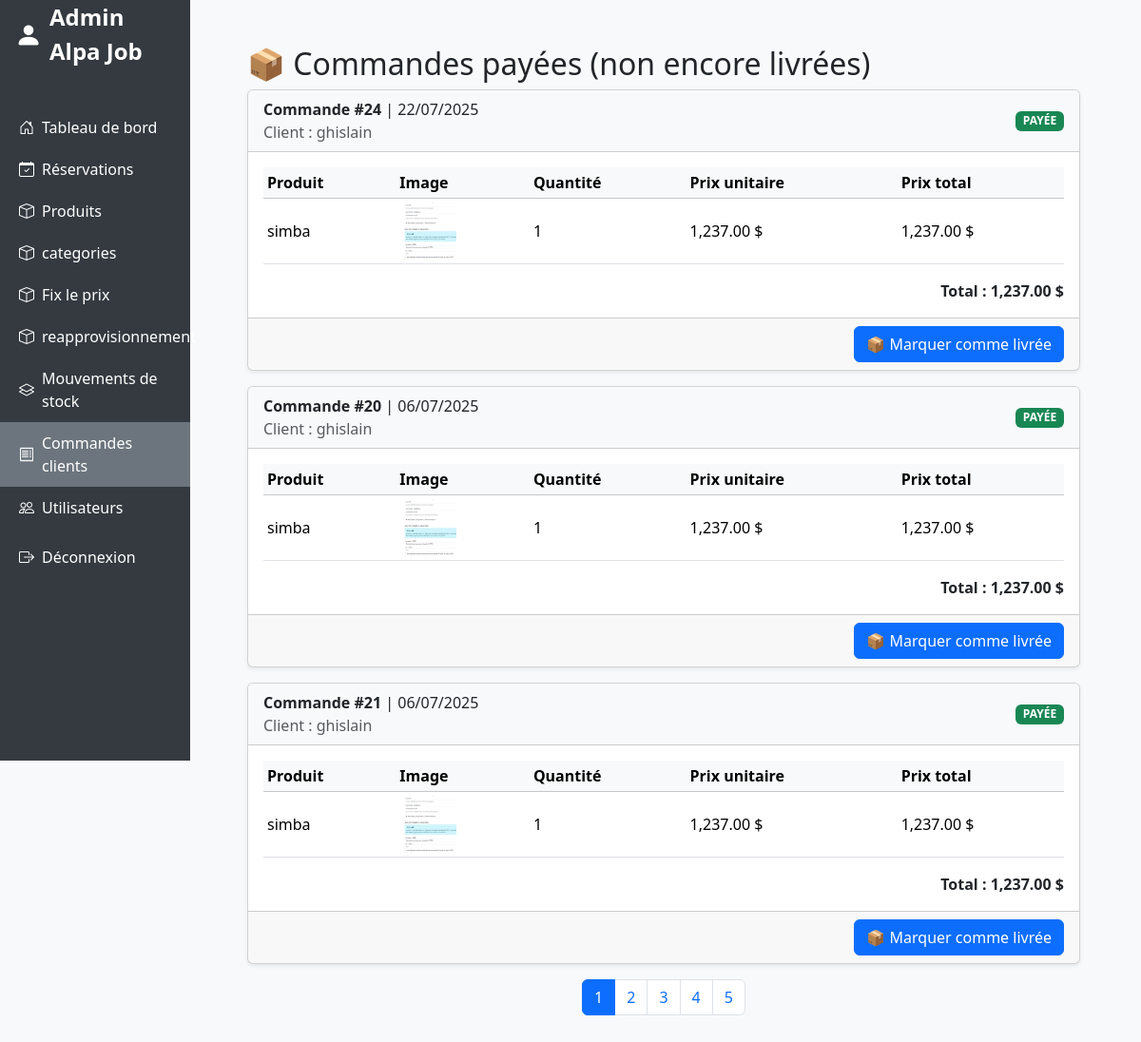
The app's page /view/commande_admin.php (signed in) with its own data.
### tables this page shows
CREATE TABLE `commande` (
  `id_commande` int(11) NOT NULL,
  `montant_total` double DEFAULT NULL,
  `statut_commande` varchar(50) DEFAULT NULL,
  `datecommande` date DEFAULT NULL,
  `id_client` int(11) DEFAULT NULL
);

CREATE TABLE `client` (
  `id_client` int(11) NOT NULL,
  `nom` varchar(100) DEFAULT NULL,
  `email` varchar(100) DEFAULT NULL,
  `pwd` varchar(255) DEFAULT NULL,
  `photo` varchar(255) NOT NULL,
  `numero` varchar(20) NOT NULL,
  `genre` varchar(20) NOT NULL
);

### view/commande_admin.php (the view, shortened to what this page needs)
<?php
$db = new connexion();
$con = $db->getconnexion();
$limite = 3;
$page = isset($_GET['page']) && is_numeric($_GET['page']) ? intval($_GET['page']) : 1;
$debut = ($page - 1) * $limite;
$sql_total = "SELECT COUNT(DISTINCT c.id_commande) AS total
              FROM commande c
              WHERE c.statut_commande = 'payée'";
$stmt_total = $con->query($sql_total);
$total_commandes = $stmt_total->fetchColumn();
$total_pages = ceil($total_commandes / $limite);
$sql = "SELECT c.id_commande, c.datecommande, c.montant_total, c.statut_commande,
               cl.nom AS nom_client, d.id_produit, d.quantite, p.nom_produit, p.image, pr.montant AS prix_unitaire
        FROM commande c
        JOIN client cl ON c.id_client = cl.id_client
        JOIN details_commande d ON c.id_commande = d.id_commande
        JOIN produit p ON d.id_produit = p.id_produit
        JOIN prix pr ON p.id_prix = pr.id_prix
        WHERE c.statut_commande = 'payée'
        ORDER BY c.datecommande DESC
        LIMIT $limite OFFSET $debut";
$stmt = $con->query($sql);
$resultats = $stmt->fetchAll(PDO::FETCH_ASSOC);
$commandes = [];
foreach ($resultats as $row) {
    $id = $row['id_commande'];
    if (!isset($commandes[$id])) {
        $commandes[$id] = [
            'date' => $row['datecommande'],
            'total' => $row['montant_total'],
            'client' => $row['nom_client'],
            'statut' => $row['statut_commande'],
            'produits' => []
        ];
    }
    $commandes[$id]['produits'][] = [
        'nom' => $row['nom_produit'],
        'quantite' => $row['quantite'],
        'prix' => $row['prix_unitaire'],
        'image' => $row['image']
    ];
}
?>
<!DOCTYPE html>
<html lang="fr">
<head>
    <link rel="stylesheet" href="https://cdn.jsdelivr.net/npm/bootstrap-icons@1.10.5/font/bootstrap-icons.css">
    <link href="https://cdn.jsdelivr.net/npm/bootstrap@5.3.3/dist/css/bootstrap.min.css" rel="stylesheet">
    <link rel="stylesheet" href="css/nav_admin.css">
</head>
<body>
<div class="container-fluid bg-light">
    <div class="row align-items-start">
        <?php require_once('nav_admin.php') ?>
        <div class="col-md-8 col-lg-9 m-5">
            <h2>📦 Commandes payées (non encore livrées)</h2>
            <?php if (empty($commandes)): ?>
                <p class="text-muted">Aucune commande payée à livrer.</p>
            <?php else: ?>
                <?php foreach ($commandes as $id_commande => $info): ?>
                    <div class="card mb-3 shadow-sm">
                        <div class="card-header bg-light d-flex justify-content-between align-items-center">
                            <div>
                                <strong>Commande #<?= $id_commande ?></strong> | <?= date('d/m/Y', strtotime($info['date'])) ?>
                                <br><span class="text-muted">Client : <?= htmlspecialchars($info['client']) ?></span>
                            </div>
                            <span class="badge bg-success text-uppercase"><?= htmlspecialchars($info['statut']) ?></span>
                        </div>
                        <div class="card-body">
                            <table class="table table-sm align-middle">
                                <thead class="table-light">
                                    <tr>
                                        <th>Produit</th>
                                        <th>Image</th>
                                        <th>Quantité</th>
                                        <th>Prix unitaire</th>
                                        <th>Prix total</th>
                                    </tr>
                                </thead>
                                <tbody>
                                    <?php foreach ($info['produits'] as $prod): ?>
                                        <tr>
                                            <td><?= htmlspecialchars($prod['nom']) ?></td>
                                            <td>
                                                <img src="../models/controleurs/avatar/<?= htmlspecialchars($prod['image']) ?>" width="60" height="60" style="object-fit: cover;">
                                            </td>
                                            <td><?= intval($prod['quantite']) ?></td>
                                            <td><?= number_format($prod['prix'], 2) ?> $</td>
                                            <td><?= number_format($prod['prix'] * $prod['quantite'], 2) ?> $</td>
                                        </tr>
                                    <?php endforeach; ?>
                                </tbody>
                            </table>
                            <div class="text-end mt-2">
                                <strong>Total : <?= number_format($prod['prix'] * $prod['quantite'], 2) ?> $</strong>
                            </div>
                        </div>
                        <div class="card-footer text-end">
                            <form action="commande_admin.php" method="POST">
                                <button type="submit" class="btn btn-primary">
                                    📦 Marquer comme livrée
                                </button>
                            </form>
                        </div>
                    </div>
                <?php endforeach; ?>
                <nav>
                    <ul class="pagination justify-content-center">
                        <?php for ($i = 1; $i <= $total_pages; $i++): ?>
                            <li class="page-item <?= ($i == $page) ? 'active' : '' ?>">
                                <a class="page-link" href="?page=<?= $i ?>"><?= $i ?></a>
                            </li>
                        <?php endfor; ?>
                    </ul>
                </nav>
            <?php endif; ?>
        </div>
    </div>
</div>
</body>
</html>

### view/css/nav_admin.css (style rules this page uses)
body { background-color: #f8f9fa; }

### records on screen
commande: id_commande "24", datecommande "22/07/2025", id_client.nom "ghislain", statut_commande "PAYÉE", nom "simba", quantite "1", prix "1,237.00", quantite "1,237.00"

### other values on screen
$id_commande "20"
date('d/m/Y', strtotime($info['date'])) "06/07/2025"
$info['client'] "ghislain"
$info['statut'] "PAYÉE"
$prod['nom'] "simba"
$prod['quantite'] "1"
$prod['prix'] "1,237.00"
$prod['prix'] * $prod['quantite'] "1,237.00"
$id_commande "21"
